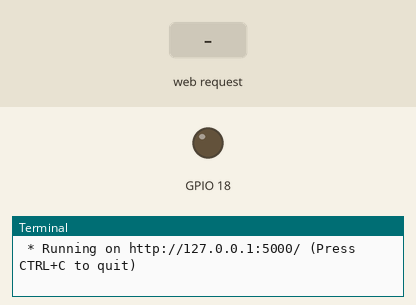
Recording of a program running on a simulated Raspberry Pi (BCM pin numbers). Parts: output pins drawn as LEDs (lit = HIGH), the last lines printed to the terminal. Inputs (shaded band) come from the test bench. A web server runs the application; the clock reads 2024-03-15 10:24:30 at power-on unless the program sets it.

Above: at 1.2 s.
1.3 s: HTTP request for /1 received
At 2.4 s:
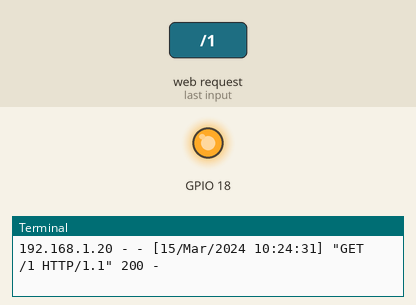
Timing chart, 0 to 4.3 s (numbered marks = the images above; inputs shaded):
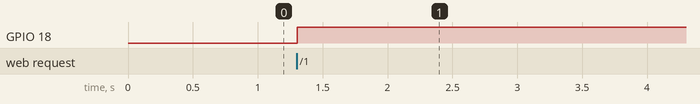

The program:

ejercicio3.py
```python
from flask import Flask
import RPi.GPIO as GPIO
import time

app = Flask(__name__)

GPIO.cleanup()

GPIO.setmode(GPIO.BCM)
GPIO.setwarnings(False)

GPIO.setup(18, GPIO.OUT)

@app.route("/<int:led_status>")
def turnon_led(led_status):

    if led_status == 1 :
        GPIO.output(18, GPIO.HIGH)
    else:
        GPIO.output(18, GPIO.LOW)


    return "Success"
```

Measured:
- after the input at 1.3 s, GPIO 18: LOW → HIGH at once
